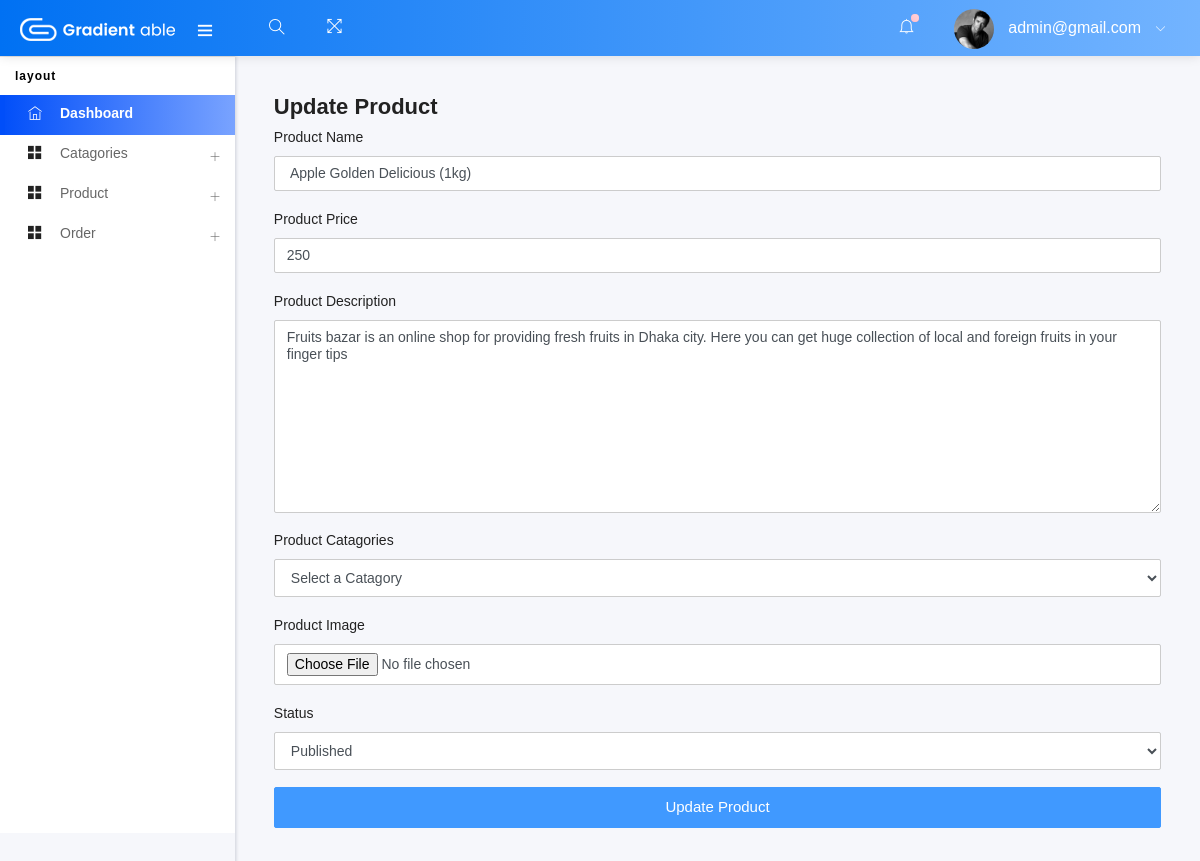
/admin/edit_product.php?prostatus=edit&&id=1 (signed in), run on the app's committed database.
### tables this page shows
CREATE TABLE `products` (
  `pdt_id` int(255) NOT NULL,
  `pdt_name` varchar(200) NOT NULL,
  `pdt_price` int(255) NOT NULL,
  `pdt_des` varchar(250) NOT NULL,
  `pdt_ctg` int(200) NOT NULL,
  `pdt_img` varchar(250) NOT NULL,
  `pdt_status` tinyint(5) NOT NULL
);

### admin/edit_product.php (called while the page is built, shortened)
<?php
    include ("template.php");
?>

### admin/class/adminback.php (called while the page is built, shortened)
<?php
class  adminback
{
    private $connection;
    function __construct()
    {
        $dbhost = "localhost";
        $dbuser = "root";
        $dbpass = "";
        $dbname = "ecommerce";
        $this->connection = mysqli_connect($dbhost, $dbuser, $dbpass, $dbname);
    }
    function edit_product($id){
        $query = "SELECT * FROM `products` WHERE pdt_id=$id";
        if(mysqli_query($this->connection, $query)){
            $pdt_info= mysqli_query($this->connection, $query);
            return $pdt_info;
        }
    }
}

### admin/views/edit_product_view.php (the view, shortened to what this page needs)
<?php
    $obj=new adminback();
    if(isset($_GET['prostatus'])){
        $id = $_GET['id'];
        if($_GET['prostatus']=='edit'){
           $pdt_info= $obj->edit_product($id);
           $pdt = mysqli_fetch_assoc($pdt_info);
        }
    }
?>
<h4>Update Product</h4>
<form action="" method="post" enctype="multipart/form-data" class="form">
    <div class="form-group">
        <label for="pdt_name">Product Name</label>
        <input type="text" name="u_pdt_name" class="form-control" value="<?php echo $pdt['pdt_name'] ?>" >
    </div>
    <div class="form-group">
        <label for="pdt_price">Product Price</label>
        <input type="text" name="u_pdt_price" class="form-control" value="<?php echo $pdt['pdt_price'] ?>">
    </div>
    <div class="form-group">
        <label for="pdt_des">Product Description</label>
        <textarea name="u_pdt_des" cols="30" rows="10" class="form-control" ><?php echo $pdt['pdt_des']?> </textarea>
    </div>
    <div class="form-group">
        <label for="pdt_ctg">Product Catagories</label>
        <select name="u_pdt_ctg" class="form-control">
        <option value="">Select a Catagory</option>
        </select>
    </div>
    <div class="form-group">
        <label for="pdt_img">Product Image</label>
        <input type="file" name="u_pdt_img" class="form-control">
    </div>
    <div class="form-group">
        <label for="pdt_status">Status</label>
        <select name="u_pdt_status" class="form-control">
            <option value="1">Published</option>
        </select>
    </div>
    <input type="submit" value="Update Product" name="update_pdt" class="btn btn-block btn-primary">
</form>

### data on the page
products: u_pdt_name "Apple Golden Delicious (1kg)", u_pdt_price "250", u_pdt_des "Fruits bazar is an online shop for providing fresh fruits in Dhaka city. Here you can get huge collection of local and foreign fruits in your finger tips"

### other printed values
$admin_email "admin@gmail.com"
